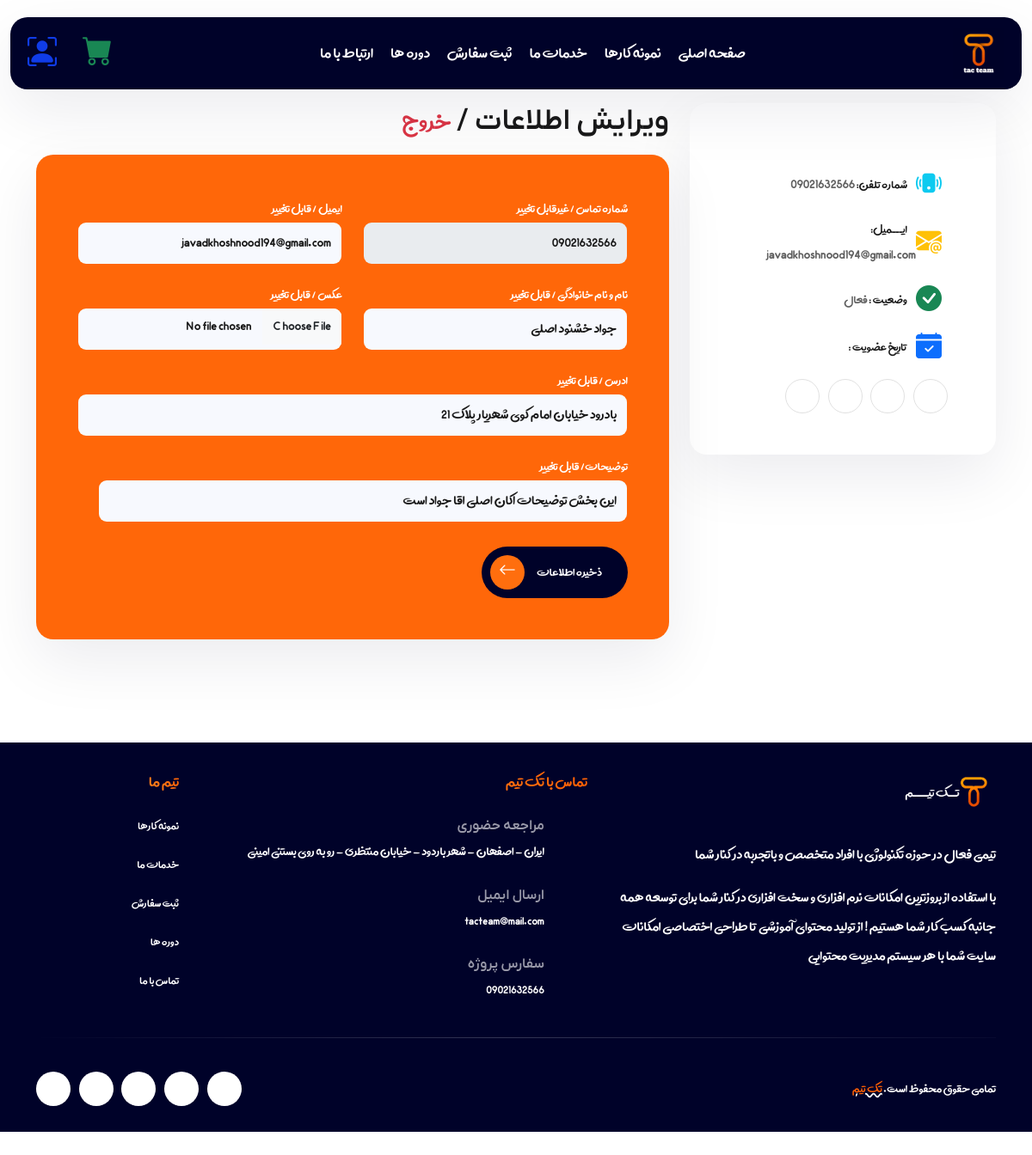
The page /accounts/profile/ (signed in) on the database as committed earlier.
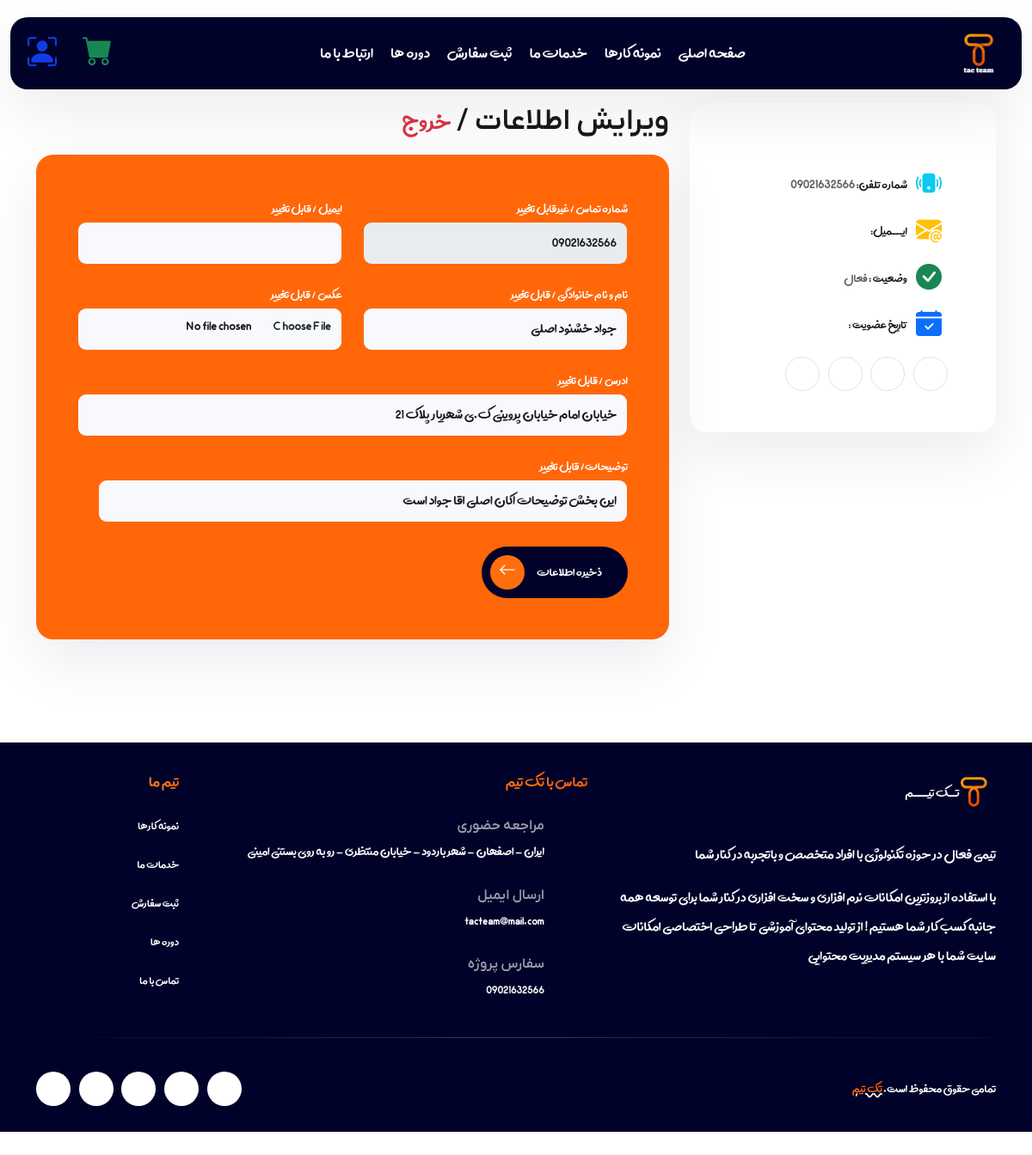
The same page on the database as committed later.
### accounts/models.py (models this page shows, shortened)
class User(AbstractBaseUser):
    fullname = models.CharField(max_length=200, null=True, blank=True, verbose_name="نام و نام خانوادگی")
    phone = models.CharField(max_length=12, unique=True, verbose_name="شماره تماس")
    is_active = models.BooleanField(default=True, verbose_name="فعال")
    is_admin = models.BooleanField(default=False, verbose_name="ادمین")
    email = models.EmailField(null=True, blank=True, verbose_name="ایمیل")
    discription = models.TextField(max_length=300, null=True, blank=True, verbose_name="توضیحات کاربر")
    created_at = models.DateTimeField(auto_now=True, verbose_name="تاریخ اضافه شدن")
    image = models.ImageField(upload_to="user_image", null=True, blank=True, verbose_name="عکس پروفایل")
    address = models.TextField(null=True,blank=True,verbose_name="ادرس کاربر")
    objects = MyUserManager()
    USERNAME_FIELD = "phone"
    def Created_at(self):
        return datetime2jalali(self.created_at)
    class Meta:
        verbose_name = "کاربر"
        verbose_name_plural = "کاربر ها "

### accounts/views.py (the view, shortened to what this page needs)
# urls.py: path("profile/",views.ProfileView.as_view(),name="profile"),
class ProfileView(TemplateView):
    template_name ="accounts/profile_user.html"

### accounts/templates/accounts/profile_user.html (shortened to what this page needs)
{% extends 'base.html' %}
{% load static %}
{% block content %}
<div class="page-content">
    <section>
      <div class="container">
        <div class="row">
          <div class="col-lg-4 col-md-12">
            <div class="team-single box-shadow white-bg rounded">
              <div class="team-images">
                              </div>
              <div class="team-contact p-5">
                <ul class="list-unstyled team-meta">
                  <li>
                    <i class="bi bi-phone-vibrate-fill text-info"></i>
                    <div>
                      <span>شماره تلفن:</span>
                      <a style="font-size: 20px;" href="{{ request.user.phone }}">{{ request.user.phone }}</a>
                    </div>
                  </li>
                  <li>
                    <i class="bi bi-envelope-at-fill text-warning"></i>
                    <div>
                      <span>ایـــمیل:</span>
                      <a style="font-size: 20px;" href="{{ request.user.email}}">{{ request.user.email}}</a>
                    </div>
                  </li>
                  <li>
                    <i class="bi bi-check-circle-fill text-success"></i>
                    <div>
                      <span>وضعیت :</span> فعال
                    </div>
                  </li>
                  <li>
                    <i class="bi bi-calendar-check-fill text-primary"></i>
                    <div style="font-size: 20px;" >
                      <span style="font-size: 17px;">تاریخ عضویت :</span>{{ request.user.Created_at }}
                    </div>
                  </li>
                </ul>
                <div class="social-icons team-social-icon">
                  <ul>
                    <li>
                      <a href="#">
                        <i class="flaticon flaticon-facebook-app-symbol"></i>
                      </a>
                    </li>
                    <li>
                      <a href="#">
                        <i class="flaticon flaticon-dribble"></i>
                      </a>
                    </li>
                    <li>
                      <a href="#">
                        <i class="flaticon flaticon-twitter-2"></i>
                      </a>
                    </li>
                    <li>
                      <a href="#">
                        <i class="flaticon flaticon-linkedin-1"></i>
                      </a>
                    </li>
                  </ul>
                </div>
              </div>
            </div>
          </div>
          <div class="col-lg-8 col-md-12 mt-6 mt-lg-0 ps-lg-8">
            <div class="team-description">
              <h3 class="mb-3">ویرایش اطلاعات
                /
                <a href="{% url 'accounts:logout' %}" class="text-danger">خروج</a>
              </h3>
              <div style="background-color: #FF6709;" class="box-shadow rounded p-5">
                <form  method="post" enctype="multipart/form-data">
                  <div class="row">
                    <div class="col-md-6">
                      <div class="form-group">
                        <span style="color: white;">شماره تماس / غیرقابل تغییر </span>
                        <input  id="form_name" style="font-size: 20px;"  class="form-control" disabled data-error="نوشتن نام الزمی است.." value="{{request.user.phone}}" >
                      </div>
                    </div>
                    <div class="col-md-6">
                      <div class="form-group">
                        <span style="color: white;"> ایمیل / قابل تغییر</span>
                        <input  id="form_name" style="font-size: 20px;" name="email"  class="form-control"   data-error="نوشتن نام الزمی است.." value="{{request.user.email}}" >
                      </div>
                    </div>
                  </div>
                  <div class="row">
                    <div class="col-md-6">
                      <div class="form-group">
                        <span style="color: white;"> نام و نام خانوادگی / قابل تغییر</span>
                        <input  id="form_name" style="font-size: 20px;"  class="form-control" name="name" required="required" data-error="نوشتن نام الزمی است.." value="{{request.user.fullname}}" >
                        </div>
                    </div>
                    <div class="col-md-6">
                        <span style="color: white;"> عکس / قابل تغییر</span>
                        <input  id="form_name" type="file" style="font-size: 20px;"  class="form-control" name="image" data-error="نوشتن نام الزمی است.."  >
                    </div>
                  </div>
                  <div class="row">
                    <div class="col-md-12">
                      <div class="form-group">
                        <span style="color: white;"> ادرس / قابل تغییر</span>
                        <input  id="form_name" style="font-size: 20px;"  class="form-control" type="text" name="address" data-error="نوشتن نام الزمی است.." value="{{request.user.address}}" >
                      </div>
                    </div>
                    <div class="row">
                        <div class="col-md-12">
                          <div class="form-group">
                            <span style="color: white;"> توضیحات/ قابل تغییر</span>
                            <input  id="form_name" style="font-size: 20px;" type="text"  class="form-control" name="discription" data-error="نوشتن نام الزمی است.." value="{{request.user.discription}}" >
                          </div>
                        </div>
                    <div class="col-md-12 mt-2">
                      <button type="submit" class="themeht-btn primary-btn">
                        <span> ذخیره اطلاعات</span>
                        <i class="bi bi-arrow-left"></i>
                      </button>
                    </div>
                  </div>
                </form>
              </div>
            </div>
          </div>
        </div>
      </div>
    </section>
    </div>
{% endblock %}

### templates/base.html (shortened to what this page needs)
{% load static %}
{% load compress %}
<!DOCTYPE html>
<html lang="fa" dir="rtl">
<head>
{% compress css %}
<link href="{% static 'css/bootstrap.min.css' %}" rel="stylesheet" type="text/css" />
<link href="{% static 'css/bootstrap-icons.css' %}" rel="stylesheet" type="text/css" />
<link href="{% static 'css/animate.css' %}" rel="stylesheet" type="text/css" />
<link href="{% static 'css/magnific-popup.css' %}" rel="stylesheet" type="text/css" />
<link href="{% static 'css/swiper-bundle.min.css' %}" rel="stylesheet" type="text/css" />
<link href="{% static 'css/odometer.css' %}" rel="stylesheet" type="text/css" />
<link href="{% static 'css/seoland-icon.css' %}" rel="stylesheet" type="text/css" />
<link href="{% static 'css/base.css' %}" rel="stylesheet" type="text/css" />
<link href="{% static 'css/shortcodes.css' %}" rel="stylesheet" type="text/css" />
<link href="{% static 'css/style.css' %}" rel="stylesheet" type="text/css" />
<link href="{% static 'css/responsive.css' %}" rel="stylesheet" type="text/css" />
</head>
<body>
  {% endcompress %}
<div class="page-wrapper">
{% include 'includes/header_site.html' %}
{% block content %}
{% endblock %}
{% include 'includes/footer_site.html' %}
{% include 'includes/foot_script.html' %}

### templates/includes/header_site.html (shortened to what this page needs)
{% load static %}
<header id="site-header" class="header">
    <div id="header-wrap">
      <div class="container-fluid">
        <div class="row">
          <div class="col">
            <nav class="navbar navbar-expand-lg d-flex justify-content-between " style="background-color: #000229;">
              <a class="navbar-brand logo" href="{% url 'home:index' %}">
                <img class="img-fluid" src="{% static 'images/logo.jpg' %}" alt=""> </a>
              <div class="collapse navbar-collapse" id="navbarNav">
                <ul class="nav navbar-nav mx-auto">
                  <li class="nav-item dropdown">
                    <a {% if request.resolver_match.url_name == 'index' %}  class="nav-link active" {% else %} class="nav-link" {% endif %} href="{% url 'home:index' %}"  >صفحه اصلی</a>
                  </li>
                  <li class="nav-item ">
                    <a {% if request.resolver_match.url_name == 'list' %}  class="nav-link active" {% else %} class="nav-link" {% endif %} href="{% url 'exampleworks:list' %}"  > نمونه کارها </a>
                  </li>
                  <li class="nav-item ">
                    <a {% if request.resolver_match.url_name == 'list_services' %}  class="nav-link active" {% else %} class="nav-link" {% endif %} href="{% url 'services:list_services' %}"  >  خدمات ما  </a>
                  </li>
                  <li class="nav-item ">
                    <a {% if request.resolver_match.url_name == 'order-register' %}  class="nav-link active" {% else %} class="nav-link" {% endif %} href="{% url 'services:order-register' %}"  >   ثبت سفارش  </a>
                  </li>
                  <li class="nav-item ">
                    <a {% if request.resolver_match.url_name == 'list_courses' %}  class="nav-link active" {% else %} class="nav-link" {% endif %} href="{% url 'courses:list_courses' %}"  >  دوره ها  </a>
                  </li>
                  <li class="nav-item ">
                  <a {% if request.resolver_match.url_name == 'about' %}  class="nav-link active" {% else %} class="nav-link" {% endif %} href="{% url 'about:about' %}"  >    ارتباط با ما   </a>
                </li>
                </ul>
              </div>
              <div class="header-right d-flex align-items-center">
                {% if request.user.is_authenticated %}
                <a onclick="comingsoon()" class="header-btn"><i style="font-size:35px" class="bi bi-cart-fill text-success"></i></a>
                {% else %}
                <a href="{% url 'accounts:login' %}"><i style="font-size: 40px;color:green" class="bi bi-box-arrow-in-right"></i></a>
                {% endif %}
                <a href="#" class="ht-nav-toggle">
                  <i class="bi bi-person-bounding-box"></i>                </a>
              </div>
            </nav>
          </div>
        </div>
      </div>
    </div>
  </header>

### templates/includes/footer_site.html (shortened to what this page needs)
{% load static %}
<footer class="footer" style="padding: 0px;padding-top: 30px;padding-bottom: 30px;">
    <div class="primary-footer">
      <div class="container">
        <div class="row">
          <div class="col-lg-5 col-md-7 ">
            <a class="navbar-brand logo footer-logo" href="index-2.html">
              <img class="img-fluid" src="{% static 'images/editlogo2.png' %}" alt="">
            </a>
            <p class="mt-4" style="font-size: 20px;">تیمی فعال در حوزه تکنولوژی با افراد متخصص و باتجربه در کنار شما </p>
            <p class="mt-3" style="font-size: 20px;">
              با استفاده از بروزترین امکانات نرم افزاری و سخت افزاری در کنار شما برای توسعه همه جانبه کسب کار شما هستیم ! از تولید محتوای آموزشی تا طراحی اختصاصی امکانات سایت شما با هر سیستم مدیریت محتوایی
            </p>
          </div>
          <div class="col-lg-5 col-md-5 mt-6 mt-md-0">
            <h5 style="font-family: avini;">تماس با تک تیم </h5>
            <ul class="media-icon list-unstyled">
              <li>
                <i class="flaticon-gps-1"></i>
                <h6>مراجعه حضوری</h6>
                <p class="mb-0">ایران - اصفهان  - شهر باردود - خیابان منتظری - رو به روی بستنی امینی   </p>
              </li>
              <li>
                <i class="flaticon-email"></i>
                <h6>ارسال ایمیل</h6>
                <a href="mailto:tacteam@mail.com">tacteam@mail.com</a>
              </li>
              <li>
                <i class="flaticon-mobile"></i>
                <h6>سفارس پروژه</h6>
                <a href="tel:09021632566">09021632566</a>
              </li>
            </ul>
          </div>
          <div class="col-lg-2 col-md-8 mt-6 mt-lg-0">
            <div class="row">
              <div class="col-md-6 footer-menu">
                <h5 style="font-family: avini;">تیم ما  </h5>
                <ul class="list-unstyled w-100">
                  <li>
                    <a href="{% url 'exampleworks:list' %}">نمونه کارها </a>
                  </li>
                  <li>
                    <a href="{% url 'services:list_services' %}">خدمات ما</a>
                  </li>
                  <li>
                    <a href="{% url 'services:order-register' %}">ثبت سفارش </a>
                  </li>
                  <li>
                    <a href="{% url 'courses:list_courses' %}"> دوره ها </a>
                  </li>
                  <li>
                    <a href="{% url 'about:about' %}">تماس با ما</a>
                  </li>
                </ul>
              </div>
            </div>
          </div>
        </div>
      </div>
    </div>
    <div class="secondary-footer">
      <div class="container">
        <div class="copyright">
          <div class="row align-items-center">
            <div class="col-md-6">تمامی حقوق محفوظ است. <u>
                <a href="{% url 'home:index' %}">تک تیم </a>
              </u> </div>
            <div class="col-md-6 text-md-end mt-3 mt-md-0">
              <ul class="list-inline ps-0 ms-0 footer-social">
                <li class="list-inline-item">
                  <a href="#">
                    <i class="flaticon-facebook-app-symbol"></i>
                  </a>
                </li>
                <li class="list-inline-item">
                  <a href="#">
                    <i class="flaticon-dribble"></i>
                  </a>
                </li>
                <li class="list-inline-item">
                  <a href="#">
                    <i class="flaticon-instagram"></i>
                  </a>
                </li>
                <li class="list-inline-item">
                  <a href="#">
                    <i class="flaticon-twitter-2"></i>
                  </a>
                </li>
                <li class="list-inline-item">
                  <a href="#">
                    <i class="flaticon-linkedin-1"></i>
                  </a>
                </li>
              </ul>
            </div>
          </div>
        </div>
      </div>
    </div>
    <div class="dark-bg ht-bg-move"></div>
  </footer>
  </div>

### templates/includes/foot_script.html (shortened to what this page needs)
{% load static %}
{% load compress %}
</body>
</html>

Rows that differ between the two databases and show on the page:
changed User "جواد خشنود اصلی": address "بادرود خیابان امام کوی شهریار پلاک 21" → "خیابان امام خیابان پروینی ک.ی شهریار پلاک 21"; user.email "javadkhoshnood194@gmail.com" → (not shown); email "javadkhoshnood194@gmail.com" → (not shown)
